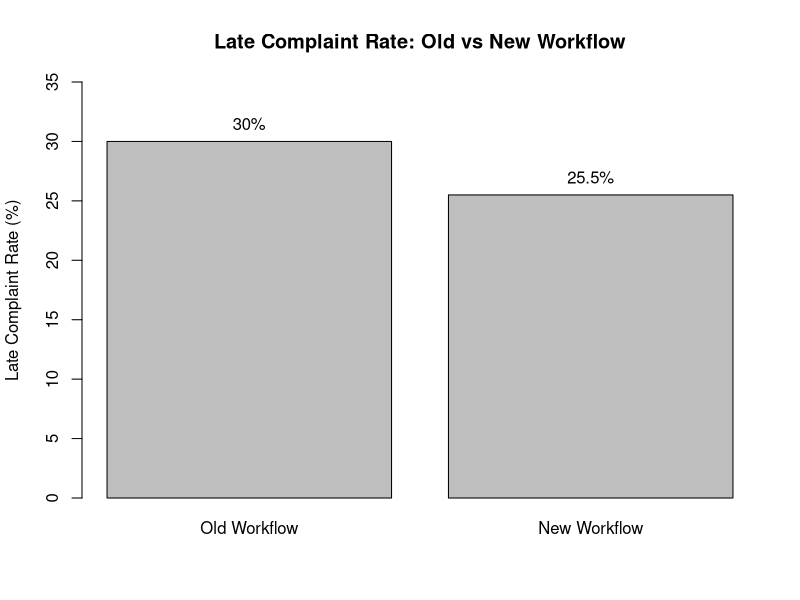

Generate this figure with R:

# A/B Testing Analysis for Complaint Resolution Workflow
# Dataset: complaint_ab_test_12000_cases.csv

# -----------------------------
# 1. Load data
# -----------------------------
complaints <- read.csv("complaint_ab_test_12000_cases.csv")

# -----------------------------
# 2. Create late complaint flag
# Late complaint = issue_age_days > 45
# -----------------------------
complaints$late_flag <- ifelse(complaints$issue_age_days > 45, 1, 0)

# -----------------------------
# 3. Summarize old vs new workflow
# -----------------------------
summary_table <- aggregate(
  late_flag ~ ab_group,
  data = complaints,
  FUN = function(x) c(
    total_cases = length(x),
    late_cases = sum(x),
    late_rate = mean(x)
  )
)

summary_table <- do.call(data.frame, summary_table)

colnames(summary_table) <- c(
  "workflow_group",
  "total_cases",
  "late_cases",
  "late_rate"
)

summary_table$late_rate_percent <- round(summary_table$late_rate * 100, 2)

print(summary_table)

# -----------------------------
# 4. Calculate relative reduction
# -----------------------------
control_rate <- summary_table$late_rate[
  summary_table$workflow_group == "Control_Old_Workflow"
]

treatment_rate <- summary_table$late_rate[
  summary_table$workflow_group == "Treatment_New_Workflow"
]

absolute_difference <- control_rate - treatment_rate

relative_reduction <- absolute_difference / control_rate

cat("Control late rate:", round(control_rate * 100, 2), "%\n")
cat("Treatment late rate:", round(treatment_rate * 100, 2), "%\n")
cat("Absolute percentage point reduction:", round(absolute_difference * 100, 2), "points\n")
cat("Relative reduction:", round(relative_reduction * 100, 2), "%\n")

# -----------------------------
# 5. Two-proportion significance test
# -----------------------------
late_counts <- c(
  sum(complaints$late_flag[complaints$ab_group == "Control_Old_Workflow"]),
  sum(complaints$late_flag[complaints$ab_group == "Treatment_New_Workflow"])
)

group_totals <- c(
  sum(complaints$ab_group == "Control_Old_Workflow"),
  sum(complaints$ab_group == "Treatment_New_Workflow")
)

# Alternative = greater means:
# Control late rate is greater than treatment late rate
test_result <- prop.test(
  x = late_counts,
  n = group_totals,
  alternative = "greater"
)

print(test_result)

# -----------------------------
# 6. Conclusion
# -----------------------------
if (test_result$p.value < 0.05) {
  cat("Conclusion: The new workflow significantly reduced late complaints.\n")
} else {
  cat("Conclusion: The reduction was not statistically significant.\n")
}

# -----------------------------
# 7. Visualization
# -----------------------------
barplot(
  summary_table$late_rate_percent,
  names.arg = c("Old Workflow", "New Workflow"),
  main = "Late Complaint Rate: Old vs New Workflow",
  ylab = "Late Complaint Rate (%)",
  ylim = c(0, 35)
)

text(
  x = c(0.7, 1.9),
  y = summary_table$late_rate_percent + 1.5,
  labels = paste0(summary_table$late_rate_percent, "%")
)
